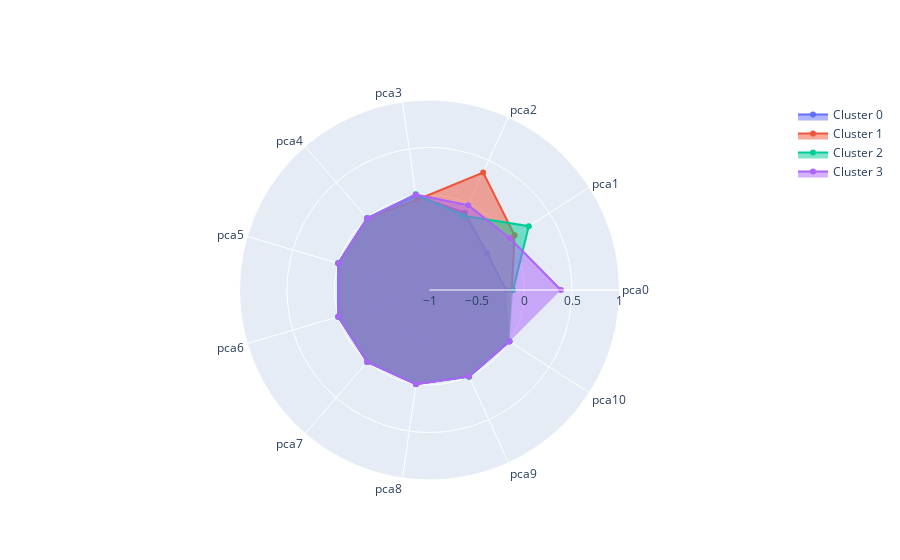

Notebook code cell kept with this figure:
### Code cell
features = list(means4.columns)

fig = go.Figure()

clusters=[0,1,2,3]

for c in clusters:
    fig.add_trace(go.Scatterpolar(
          r=list(means4.loc[c]),
          theta=features,
          fill='toself',
          name='Cluster '+str(c)
    ))

fig.update_layout(
      polar=dict(
        radialaxis=dict(
          visible=True,
          range=[-1, 1]
        )),
      showlegend=True
    )

fig.show()

### Figure 1 — Plotly figure (JSON) as saved in the notebook; plotly's stock layout.template omitted (floating-point values rounded to 4 significant figures)
{"data": [{"fill": "toself", "name": "Cluster 0", "r": [-0.1941, -0.2799, -0.1063, 0.0004162, 0.002035, 0.001217, -0.001242, -0.001841, 0.0002957, -0.001543, 0.0001871], "theta": ["pca0", "pca1", "pca2", "pca3", "pca4", "pca5", "pca6", "pca7", "pca8", "pca9", "pca10"], "type": "scatterpolar"}, {"fill": "toself", "name": "Cluster 1", "r": [-0.1347, 0.06488, 0.3601, -0.04283, -0.002473, 0.001036, -0.0005747, -0.001327, 0.001972, -0.002801, -0.001067], "theta": ["pca0", "pca1", "pca2", "pca3", "pca4", "pca5", "pca6", "pca7", "pca8", "pca9", "pca10"], "type": "scatterpolar"}, {"fill": "toself", "name": "Cluster 2", "r": [-0.1201, 0.2427, -0.1411, 0.01701, -0.0002203, 0.0004679, 0.002427, 0.001412, -0.00263, 0.003414, -0.0003198], "theta": ["pca0", "pca1", "pca2", "pca3", "pca4", "pca5", "pca6", "pca7", "pca8", "pca9", "pca10"], "type": "scatterpolar"}, {"fill": "toself", "name": "Cluster 3", "r": [0.3836, 0.007149, -0.01981, 0.01381, -5.215e-05, -0.002283, -0.0005763, 0.001409, 0.0007013, 0.0003586, 0.0008348], "theta": ["pca0", "pca1", "pca2", "pca3", "pca4", "pca5", "pca6", "pca7", "pca8", "pca9", "pca10"], "type": "scatterpolar"}], "layout": {"autosize": true, "polar": {"angularaxis": {"type": "category"}, "radialaxis": {"autorange": false, "range": [-1, 1], "type": "linear", "visible": true}}, "showlegend": true}}
